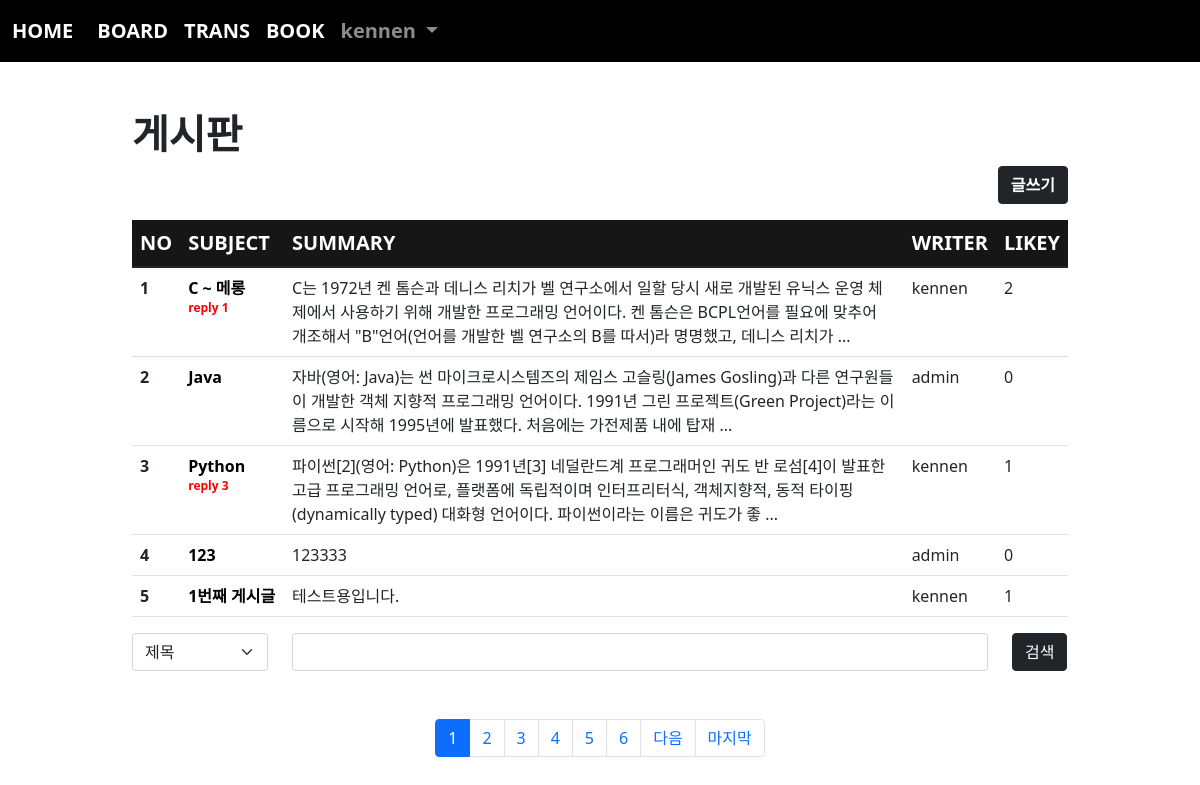
The page /board/index/ (signed in) on the database its author committed.
### acc/models.py (models this page shows, shortened)
class User(AbstractUser):
    comment = models.TextField()
    age = models.IntegerField(default=0)
    point = models.IntegerField(default=0)
    pic = models.ImageField(upload_to="acc/%y/%m")

### board/models.py (models this page shows, shortened)
class Board(models.Model):
    subject = models.CharField(max_length=200)
    writer = models.ForeignKey(User, on_delete=models.CASCADE, related_name="writer")
    content = models.TextField()
    likey = models.ManyToManyField(User, blank=True, related_name="likey")
    pubdate = models.DateTimeField()
    def summary(self):
        if len(self.content) > 150:
            return f"{self.content[:150]}    ..."
        return self.content

### board/views.py (the view)
# urls.py: path('index/', views.index, name="index"),
def index(request):
    kw = request.GET.get("kw", "")
    cate = request.GET.get("cate", "")
    pg = request.GET.get("page", 1)
    if kw:
        if cate == "sub":
            b = Board.objects.filter(subject__startswith=kw)
        elif cate == "wri":
            from acc.models import User
            try:
                u = User.objects.get(username=kw)
                b = Board.objects.filter(writer=u)
            except:
                b = Board.objects.none()
        elif cate=="con":
            b = Board.objects.filter(content__contains=kw)
    else:
        b = Board.objects.all()
    pag = Paginator(b,5)
    obj = pag.get_page(pg)
    context = {
        "blist" : obj,
        "cate":cate,
        "kw":kw
    }
    return render(request, "board/index.html", context)

### template/board/index.html (shortened to what this page needs)
{% extends 'base.html' %}
{% block con %}
    <div class="container mt-5 mb-5" style="width: 80%;">
        <h1><b>게시판</b></h1>
        <div class="text-end">
            <a href="{% url 'board:create' %}" class="btn btn-dark" style="font-weight: bold;">글쓰기</a>
        </div>
        <table class="table table-hover mt-3">
            <thead style="background-color: rgba(0, 0, 0, 0.913); color:white; font-weight: bold; font-size: 20px;">
                <tr>
                    <th scope="col">NO</th>
                    <th scope="col">SUBJECT</th>
                    <th scope="col">SUMMARY</th>
                    <th scope="col">WRITER</th>
                    <th scope="col">LIKEY</th>
                </tr>
            </thead>
            <tbody>
                {% if blist %}
                    {% for i in blist %}
                        <tr>
                            <th scope="row">{{ blist.start_index|add:forloop.counter0 }}</th>
                            <td><a class="det" href="{% url 'board:detail' i.id %}">{{ i.subject }}</a>
                                {% if i.reply_set.count %}
                                    <sup style="color:red; font-weight:bold">reply {{i.reply_set.count}}</sup>
                                {%endif%}
                            </td>
                            <td>{{ i.summary }}</td>
                            <td>{{ i.writer }}</td>
                            <td>{{ i.likey.count }}</td>
                        </tr>
                    {% endfor %}
                {% endif %}
            </tbody>
        </table>
        <form>
            <div class="row">
                <div class="col-lg-2">
                    <select class="form-select" aria-label="Default select example" name="cate">
                        <option value="sub" {% if cate == 'sub' %} selected {% endif %}>제목</option>
                    </select>
                </div>
                <div class="col-lg-9">
                    <input type="text" class="form-control" name="kw" value="{{kw}}">
                </div>
                <div class="col-lg-1">
                    <button class="btn btn-dark">검색</button>
                </div>
            </div>
        </form>
        <nav aria-label="Page navigation example" class="mt-5">
            <ul class="pagination justify-content-center">
                {% for i in blist.paginator.page_range %}
                    {% if blist.number|add:5 >= i and blist.number|add:-5 <= i %}
                        <li class="page-item {% if blist.number == i %}active{% endif %}"><a class="page-link" href="{% url 'board:index' %}?page={{i}}&cate={{cate}}&kw={{kw}}">{{i}}</a></li>
                    {% endif %}
                {% endfor %}
                {% if blist.has_next %}
                    <li class="page-item">
                        <a class="page-link" href="{% url 'board:index' %}?page={{blist.next_page_number}}&cate={{cate}}&kw={{kw}}">다음</a>
                    </li>
                    <li class="page-item">
                        <a class="page-link" href="{% url 'board:index' %}?page={{blist.paginator.num_pages}}&cate={{cate}}&kw={{kw}}">마지막</a>
                    </li>
                {% endif %}
            </ul>
        </nav>
    </div>
{% endblock %}

### template/base.html (shortened to what this page needs)
<!doctype html>
<html lang="en">
    <head>
        <link href="https://cdn.jsdelivr.net/npm/bootstrap@5.1.3/dist/css/bootstrap.min.css" rel="stylesheet">
    </head>
    <body>
        {% if user.is_authenticated %}
            <nav class="navbar navbar-expand-lg navbar-dark" style="background-color: rgb(0, 0, 0); font-size: 20px; font-weight: bold;">
                <div class="container-fluid">
                    <a class="navbar-brand" href="{% url 'acc:index' %}">HOME</a>
                    <div class="collapse navbar-collapse" id="navbarSupportedContent">
                        <ul class="navbar-nav me-auto mb-2 mb-lg-0">
                            <li class="nav-item">
                                <a class="nav-link active" aria-current="page" href="{% url 'board:index' %}">BOARD</a>
                            </li>
                            <li class="nav-item">
                                <a class="nav-link active" aria-current="page" href="{% url 'trans:index' %}">TRANS</a>
                            </li>
                            <li class="nav-item">
                                <a class="nav-link active" aria-current="page" href="{% url 'book:index' %}">BOOK</a>
                            </li>
                            <li class="nav-item dropdown">
                                <a class="nav-link dropdown-toggle" href="#" id="navbarDropdown" role="button" data-bs-toggle="dropdown" aria-expanded="false">
                                    {{ user.username }}
                                </a>
                            </li>
                        </ul>
                    </div>
                </div>
            </nav>
            {% block con %}
            {% endblock %}
        {% endif %}
    </body>
</html>

### template/board/index.html (style rules this page uses)
a.det { text-decoration: none; color:black; font-weight: bold; }

### rows shown on the page
User: username "kennen"
Board: start_index|add "1", subject "C ~ 메롱", reply_set.count "1", summary "C는 1972년 켄 톰슨과 데니스 리치가 벨 연구소에서 일할 당시 새로 개발된 유닉스 운영 체제에서 사용하기 위해 개발한 프로그래밍 언어이다. 켄 톰슨은 BCPL언어를 필요에 맞추어 개조해서 \"B\"언어(언어를 개발한 벨 연구소의 B를 따서)라 명명했고, 데니스 리치가 ...", writer "kennen", likey.count "2"
Board: start_index|add "2", subject "Java", summary "자바(영어: Java)는 썬 마이크로시스템즈의 제임스 고슬링(James Gosling)과 다른 연구원들이 개발한 객체 지향적 프로그래밍 언어이다. 1991년 그린 프로젝트(Green Project)라는 이름으로 시작해 1995년에 발표했다. 처음에는 가전제품 내에 탑재 ...", writer "admin", likey.count "0"
Board: start_index|add "3", subject "Python", reply_set.count "3", summary "파이썬[2](영어: Python)은 1991년[3] 네덜란드계 프로그래머인 귀도 반 로섬[4]이 발표한 고급 프로그래밍 언어로, 플랫폼에 독립적이며 인터프리터식, 객체지향적, 동적 타이핑(dynamically typed) 대화형 언어이다. 파이썬이라는 이름은 귀도가 좋 ...", writer "kennen", likey.count "1"
Board: start_index|add "4", subject "123", summary "123333", writer "admin", likey.count "0"
Board: start_index|add "5", subject "1번째 게시글", summary "테스트용입니다.", writer "kennen", likey.count "1"

### other values the page prints
{{ i }} "1" "2" "3" "4" "5" "6"
